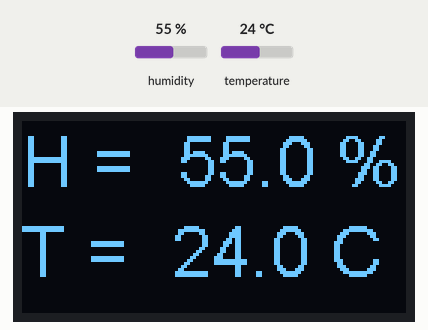
The sketch below on a simulated ESP32. On the bench: 128×64 one-colour display. Inputs (shaded band) come from the test bench; at power-on: humidity 55 %, temperature 24 °C. WiFi joins after 1.5 s; servers stay silent unless stated; what the sketch prints to the serial monitor is not drawn.

Above: at 4.4 s.
4.5 s: humidity set to 22 %
At 7.5 s:
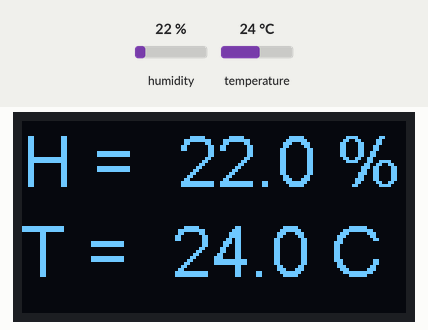
7.9 s: temperature set to 12 °C
At 8.9 s:
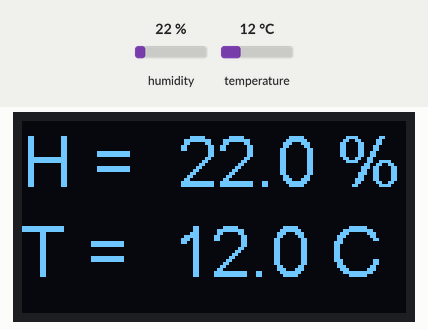
11.3 s: humidity set to 40 %
At 14.2 s:
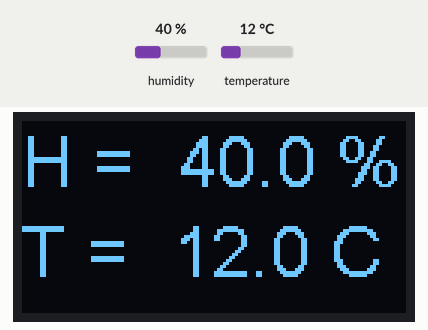
14.7 s: temperature set to 19 °C
At 16.9 s:
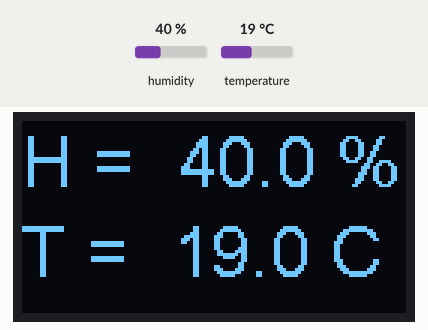
Timing chart, 0 to 18.4 s (numbered marks = the images above; inputs shaded):
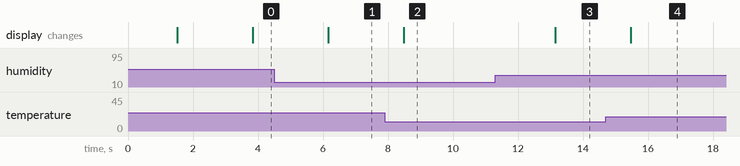

The sketch:

task8firebasetemphum.ino
```cpp
#include <Wire.h>
#include "SSD1306.h"

#include "DHTesp.h"
#define DHTpin 27
DHTesp dht;
int delayTime = 2000;

SSD1306  display(0x3c, 21, 22);

#include "FirebaseESP32.h"
#define FIREBASE_HOST "https://sensor-f47ac-default-rtdb.firebaseio.com" //Do not include https:// in FIREBASE_HOST
#define FIREBASE_AUTH "jzGMKue4IKv9u0cV9yBA9vpdi3iChdbK9WWFaPjS"
#define WIFI_SSID "GLWC-1_2.4G"
#define WIFI_PASSWORD "griet@66788"
//Define Firebase Data object
FirebaseData firebaseData;

void setup() {
  // put your setup code here, to run once:
  Serial.begin(115200);
  Serial.println();
  Serial.println("Status\tHumidity(%)\tTemperature(C)");

  dht.setup(DHTpin,DHTesp::DHT11);

   //Connecting to Wi-Fi network
  WiFi.begin(WIFI_SSID, WIFI_PASSWORD);
  Serial.print("Connecting to Wi-Fi");
  while (WiFi.status() != WL_CONNECTED)
  {
    Serial.print(".");
    delay(300);
  }
  Serial.println();
  Serial.print("Connected with IP: ");
  Serial.println(WiFi.localIP());
  Serial.println();
  Firebase.begin(FIREBASE_HOST, FIREBASE_AUTH);
  Firebase.reconnectWiFi(true);

display.init();
display.setFont(ArialMT_Plain_24);
}

void loop() {
  // put your main code here, to run repeatedly:


 delay(delayTime);
  float h = dht.getHumidity();
  float t = dht.getTemperature();
  String myString;
  char buffer[6];

  display.clear();
  Serial.print(dht.getStatusString());
  Serial.print("\t");
  Serial.print(h);
  Firebase.setFloat(firebaseData,"IOTLAB/Ambient_Parameters/Humidity",h);

  myString="H = ";
  dtostrf(h,5,1,buffer);
  myString.concat(buffer);
  myString.concat(" %");
  display.drawString(0,0,myString);

  Serial.print("\t");
  Serial.println(t);
  Firebase.setFloat(firebaseData,"IOTLAB/Ambient_Parameters/Temperature",t);

  myString="T = ";
  dtostrf(t,5,1,buffer);
  myString.concat(buffer);
  myString.concat(" C");
  display.drawString(0,30,myString);
  display.display();
}
```

Measured:
- after the input at 4.5 s, the display: changes after 1.7 s (image 1)
- after the input at 7.9 s, the display: changes after 0.59 s (image 2)
- after the input at 11.3 s, the display: changes after 1.8 s (image 3)
- after the input at 14.7 s, the display: changes after 0.76 s (image 4)
